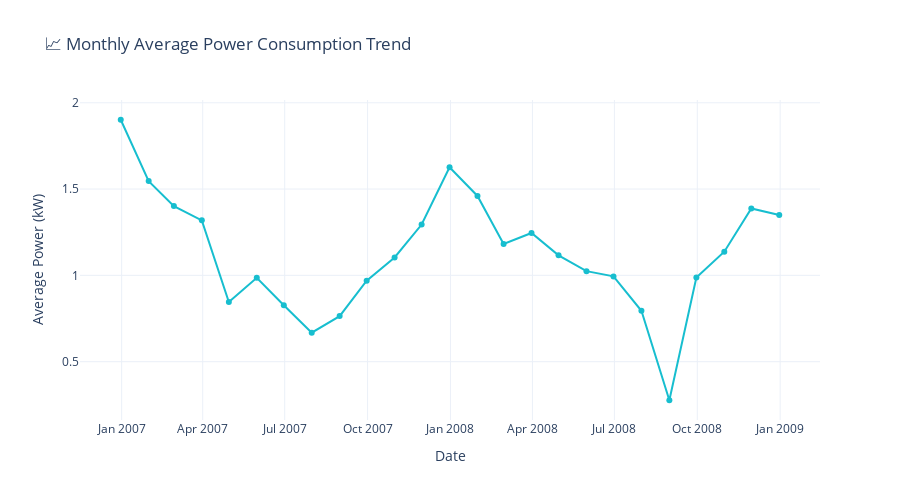

The code cell stored with this chart in its notebook:
### Markdown cell above
## VISUALIZATION 5: SEASONAL PATTERNS

### Code cell
df_daily['month'] = df_daily.index.month
df_daily['year'] = df_daily.index.year

monthly_pattern = df_clean.resample('M').agg({
    'Global_active_power': 'mean'
})

fig = go.Figure()

fig.add_trace(go.Scatter(
    x=monthly_pattern.index,
    y=monthly_pattern['Global_active_power'],
    mode='lines+markers',
    line=dict(color='#17becf', width=2),
    marker=dict(size=6)
))

fig.update_layout(
    title='📈 Monthly Average Power Consumption Trend',
    xaxis_title='Date',
    yaxis_title='Average Power (kW)',
    height=500,
    hovermode='x unified'
)

fig.show()

print(f"\n🔍 SEASONAL PATTERN:")
summer_months = [6, 7, 8]
winter_months = [12, 1, 2]

df_with_month = df_clean.copy()
df_with_month['month'] = df_with_month.index.month

summer_avg = df_with_month[df_with_month['month'].isin(summer_months)]['Global_active_power'].mean()
winter_avg = df_with_month[df_with_month['month'].isin(winter_months)]['Global_active_power'].mean()

print(f"Summer avg (Jun-Aug): {summer_avg:.2f} kW")
print(f"Winter avg (Dec-Feb): {winter_avg:.2f} kW")
print(f"Seasonal difference: {((winter_avg/summer_avg - 1) * 100):.1f}%")

### Figure 1 — Plotly figure (JSON) as saved in the notebook; plotly's stock layout.template omitted (floating-point values rounded to 4 significant figures)
{"data": [{"line": {"color": "#17becf", "width": 2}, "marker": {"size": 6}, "mode": "lines+markers", "type": "scatter", "x": ["2006-12-31T00:00:00", "2007-01-31T00:00:00", "2007-02-28T00:00:00", "2007-03-31T00:00:00", "2007-04-30T00:00:00", "2007-05-31T00:00:00", "2007-06-30T00:00:00", "2007-07-31T00:00:00", "2007-08-31T00:00:00", "2007-09-30T00:00:00", "2007-10-31T00:00:00", "2007-11-30T00:00:00", "2007-12-31T00:00:00", "2008-01-31T00:00:00", "2008-02-29T00:00:00", "2008-03-31T00:00:00", "2008-04-30T00:00:00", "2008-05-31T00:00:00", "2008-06-30T00:00:00", "2008-07-31T00:00:00", "2008-08-31T00:00:00", "2008-09-30T00:00:00", "2008-10-31T00:00:00", "2008-11-30T00:00:00", "2008-12-31T00:00:00"], "y": [1.902, 1.546, 1.401, 1.319, 0.8458, 0.9859, 0.8269, 0.6682, 0.7639, 0.9694, 1.104, 1.294, 1.626, 1.46, 1.181, 1.245, 1.116, 1.024, 0.9941, 0.7948, 0.2765, 0.9877, 1.137, 1.387, 1.349]}], "layout": {"height": 500, "hovermode": "x unified", "title": {"text": "📈 Monthly Average Power Consumption Trend"}, "xaxis": {"title": {"text": "Date"}}, "yaxis": {"title": {"text": "Average Power (kW)"}}}}
